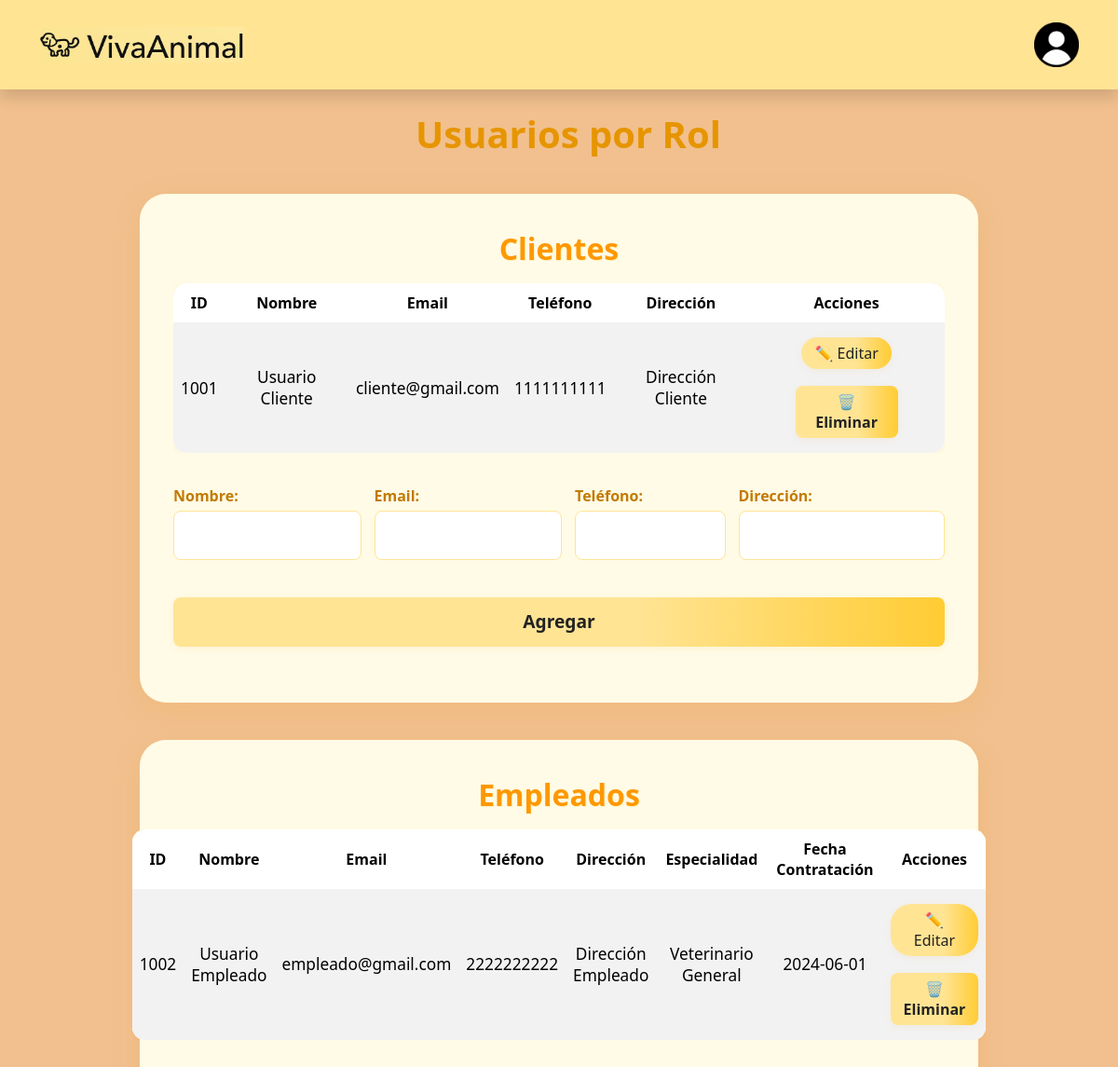
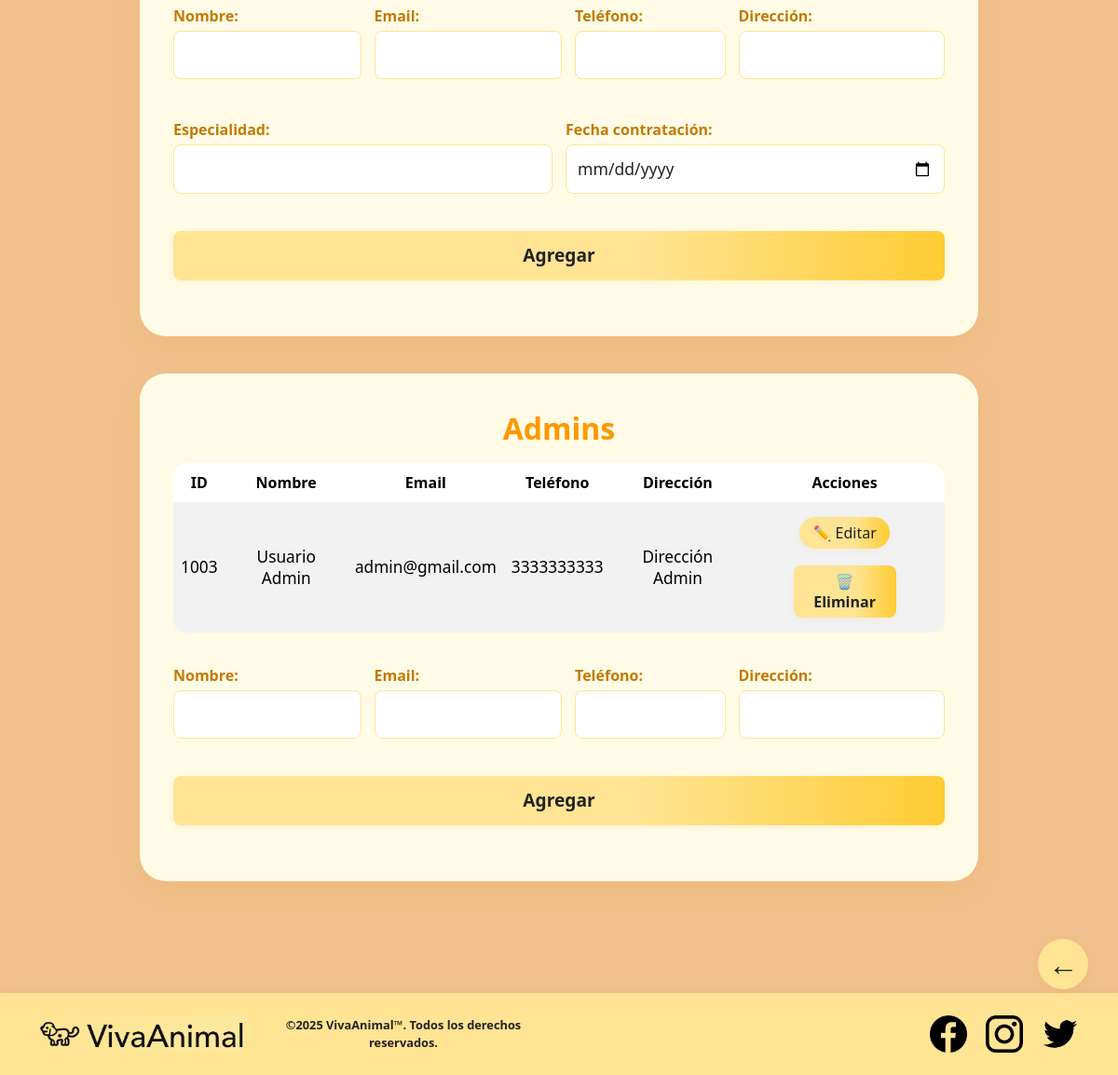
Page /index.php?modulo=admin_usuarios (signed in) on the committed database (2 pictures, top to bottom).
### tables this page shows
CREATE TABLE `usuario` (
  `id_usu` int(11) NOT NULL,
  `nombre` varchar(100) NOT NULL,
  `email` varchar(100) NOT NULL,
  `telefono` varchar(20) DEFAULT NULL,
  `direccion` varchar(255) DEFAULT NULL,
  `rol` enum('cliente','empleado','admin') NOT NULL
);

CREATE TABLE `empleado` (
  `id_emp` int(11) NOT NULL,
  `id_usuario` int(11) NOT NULL,
  `especialidad` varchar(100) DEFAULT NULL,
  `contratacion` date DEFAULT NULL
);

### index.php (called while the page is built, shortened)
<?php
require_once 'models/connection.php';
$template = new TemplateController();
$template->getTemplate();

### models/connection.php (called while the page is built)
<?php
class Database {
    private static $instance = null;
    private $conn;
    private function __construct() {
        try {
            $this->conn = new PDO("mysql:host=localhost;dbname=VivaAnimal", "root", "");
            $this->conn->setAttribute(PDO::ATTR_ERRMODE, PDO::ERRMODE_EXCEPTION);
        } catch (PDOException $e) {
            die("❌ Error de conexión: " . $e->getMessage());
        }
    }
    public static function getInstance() {
        if (!self::$instance) {
            self::$instance = new Database();
        }
        return self::$instance;
    }
    public function getConnection() {
        return $this->conn;
    }
}

### models/usuario_model.php (called while the page is built, shortened)
<?php
require_once 'connection.php';
class UsuarioModel {
    private $conn;
    public function __construct() {
        $this->conn = Database::getInstance()->getConnection();
    }
    public function getAllUsuario() {
        $stmt = $this->conn->query("
            SELECT
                usuario.*,
                empleado.especialidad,
                empleado.contratacion
            FROM usuario
            LEFT JOIN empleado ON usuario.id_usu = empleado.id_usuario
        ");
        return $stmt->fetchAll(PDO::FETCH_ASSOC);
    }
}

### views/modules/admin/admin_usuarios.php (the view, shortened to what this page needs)
<?php
require_once 'models/usuario_model.php';
$model = new UsuarioModel();
$usuarios = $model->getAllUsuario();
$usuarios_por_rol = [
    'cliente' => [],
    'empleado' => [],
    'admin' => []
];
foreach ($usuarios as $u) {
    $rol = $u['rol'];
    if (isset($usuarios_por_rol[$rol])) {
        $usuarios_por_rol[$rol][] = $u;
    }
}
echo '<h2 class="titulo-destacado" style="text-align:center;">Usuarios por Rol</h2>';
foreach ($usuarios_por_rol as $rol => $lista_usuarios) {
    echo '<div class="form-contenedor" style="margin-bottom:32px;max-width:900px;">';
    echo '<h3 class="subtitulo-destacado" style="margin-bottom:18px;">' . ucfirst($rol) . 's</h3>';
    if (count($lista_usuarios) > 0) {
        echo '<div style="overflow-x:auto;"><table class="table table-striped table-hover" style="width:100%;background:#fffbe6;border-radius:14px;box-shadow:0 2px 8px rgba(230,149,0,0.08);">';
        echo '<thead style="background:#ffe494;"><tr>
                <th style="padding: 10px;">ID</th>
                <th style="padding: 10px;">Nombre</th>
                <th style="padding: 10px;">Email</th>
                <th style="padding: 10px;">Teléfono</th>
                <th style="padding: 10px;">Dirección</th>';
        if ($rol === 'empleado') {
            echo '<th style="padding: 10px;">Especialidad</th>
                  <th style="padding: 10px;">Fecha Contratación</th>';
        }
        echo '<th style="padding: 10px;">Acciones</th>
            </tr></thead><tbody>';
        foreach ($lista_usuarios as $u) {
            echo '<tr style="font-size:1.08rem;">';
            echo '<td style="padding: 8px;">' . htmlspecialchars($u['id_usu']) . '</td>';
            echo '<td style="padding: 8px;">' . htmlspecialchars($u['nombre']) . '</td>';
            echo '<td style="padding: 8px;">' . htmlspecialchars($u['email']) . '</td>';
            echo '<td style="padding: 8px;">' . htmlspecialchars($u['telefono']) . '</td>';
            echo '<td style="padding: 8px;">' . htmlspecialchars($u['direccion']) . '</td>';
            if ($rol === 'empleado') {
                echo '<td style="padding: 8px;">' . htmlspecialchars($u['especialidad'] ?? '') . '</td>';
                echo '<td style="padding: 8px;">' . htmlspecialchars($u['contratacion'] ?? '') . '</td>';
            }
            echo '<td style="padding: 8px;">
                    <a href="index.php?modulo=editar_usuario&id=' . urlencode($u['id_usu']) . '" class="btn-animado" style="padding:6px 14px;font-size:1rem;min-width:70px;max-width:110px;display:inline-block;">✏️ Editar</a>
                    <form action="index.php?modulo=eliminar_usuario" method="POST" style="display:inline; margin: 0; padding: 0;">
                        <input type="hidden" name="id_usu" value="' . htmlspecialchars($u['id_usu']) . '">
                        <button type="submit" onclick="return confirm(\'¿Eliminar este usuario?\')" class="btn-animado" style="padding:6px 14px;font-size:1rem;min-width:70px;max-width:110px;display:inline-block;">🗑️ Eliminar</button>
                    </form>
                </td>';
            echo '</tr>';
        }
        echo '</tbody></table></div>';
    } else {
        echo '<p style="text-align:center;">No hay usuarios con rol ' . htmlspecialchars($rol) . '.</p>';
    }
    echo '<form action="index.php?modulo=crear_usuario" method="POST" style="margin-top:22px;">';
    echo '<div style="display:flex;flex-wrap:wrap;gap:14px;align-items:flex-end;">';
    echo '  <div style="flex:1 1 160px;"><label>Nombre:</label><input type="text" name="nombre" required class="form-control"></div>';
    echo '  <div style="flex:1 1 160px;"><label>Email:</label><input type="email" name="email" required class="form-control"></div>';
    echo '  <div style="flex:1 1 120px;"><label>Teléfono:</label><input type="text" name="telefono" required class="form-control"></div>';
    echo '  <div style="flex:1 1 180px;"><label>Dirección:</label><input type="text" name="direccion" class="form-control"></div>';
    if ($rol === 'empleado') {
        echo '  <div style="flex:1 1 160px;"><label>Especialidad:</label><input type="text" name="especialidad" required class="form-control"></div>';
        echo '  <div style="flex:1 1 160px;"><label>Fecha contratación:</label><input type="date" name="contratacion" required class="form-control"></div>';
    }
    echo '  <button type="submit" class="btn-animado" style="min-width:120px;">Agregar</button>';
    echo '</div>';
    echo '</form>';
    echo '</div>';
}

### css/style.css (style rules this page uses)
html, body { height: 100%; min-height: 100vh; }
body { background-color: #f1c08e; margin: 0; padding: 0; display: flex; flex-direction: column; min-height: 100vh; font-family: 'Nunito', 'Segoe UI', Arial, sans-serif; position: relative; overflow-x: hidden; }
header, main, footer, .form-contenedor { position: relative; z-index: 1; }
body, main, .form-contenedor, header, footer { position: relative; z-index: 1; }
a { text-decoration: none; color: #e69500; }
.titulo-destacado { font-size: 2.5rem; color: #e69500; font-weight: bold; margin-left: 20px; }
.subtitulo-destacado { font-size: 2rem; color: #ff9800; font-weight: bold; text-align: center; margin-bottom: 20px; text-shadow: 1px 1px 0 #fff3c1; }
.form-contenedor { max-width: 440px; margin: 40px auto 0 auto; background: #fffbe6; border-radius: 28px; box-shadow: 0 8px 32px rgba(230, 149, 0, 0.13); padding: 40px 36px 36px 36px; display: flex; flex-direction: column; align-items: center; }
.form-contenedor label { font-weight: 600; color: #c27a00; margin-top: 12px; margin-bottom: 4px; width: 100%; }
.form-contenedor input, .form-contenedor select, .form-contenedor textarea { width: 100%; padding: 12px; border-radius: 8px; border: 1.5px solid #ffe494; margin-bottom: 16px; font-size: 1.1rem; background: #fff; transition: border-color 0.2s; }
.form-contenedor button { width: 100%; background: linear-gradient(90deg, #ffe494 60%, #ffcc33 100%); color: #222; font-weight: bold; font-size: 1.2rem; border: none; border-radius: 8px; padding: 12px 0; margin-top: 10px; transition: background 0.2s, color 0.2s; box-shadow: 0 2px 8px rgba(230,149,0,0.08); }
.form-contenedor a { color: #e69500; font-weight: 500; text-decoration: underline; }
.btn-animado { display: block; background: linear-gradient(90deg, #ffe494 60%, #ffcc33 100%); color: #222 !important; font-size: 1.2rem; font-weight: 700; border: none; border-radius: 22px; padding: 14px 32px; margin: 8px 0; box-shadow: 0 2px 8px rgba(230,149,0,0.08); transition: transform 0.15s, box-shadow 0.15s, background 0.2s, color 0.2s; cursor: pointer; text-align: center; text-decoration: none !important; outline: none; position: relative; overflow: hidden; }
.table { border-collapse: separate; border-spacing: 0; width: 100%; background: #fffbe6; border-radius: 14px; overflow: hidden; margin-bottom: 0; }
.table th, .table td { border: none !important; text-align: center; vertical-align: middle; }
.table-striped tbody tr:nth-child(odd) { background: #fffde6; }

### rows in the picture
usuario: id_usu "1001", nombre "Usuario Cliente", email "cliente@gmail.com", telefono "1111111111", direccion "Dirección Cliente"
empleado: id_usuario.id_usu "1002", id_usuario.nombre "Usuario Empleado", id_usuario.email "empleado@gmail.com", id_usuario.telefono "2222222222", id_usuario.direccion "Dirección Empleado", especialidad "Veterinario General", contratacion "2024-06-01"
usuario: rol "Admin", id_usu "1003", nombre "Usuario Admin", email "admin@gmail.com", telefono "3333333333", direccion "Dirección Admin"

### other values in the picture
$rol "Cliente"
$rol "Empleado"
